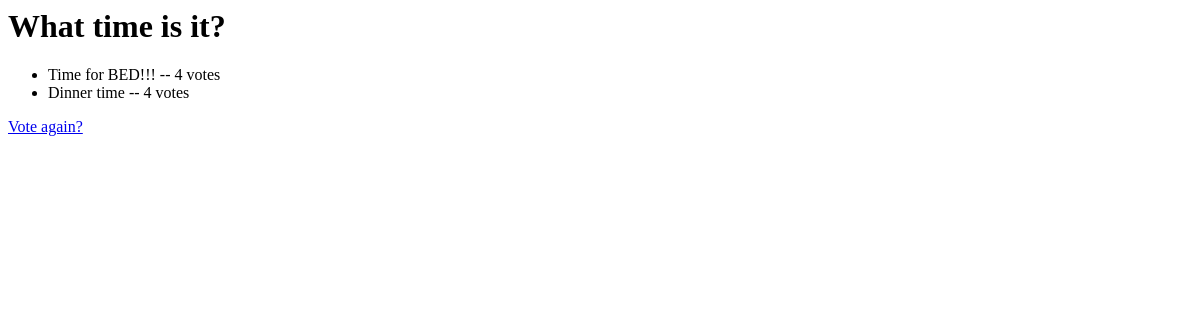
/polls/1/results/, run on an earlier commit of the app's database.
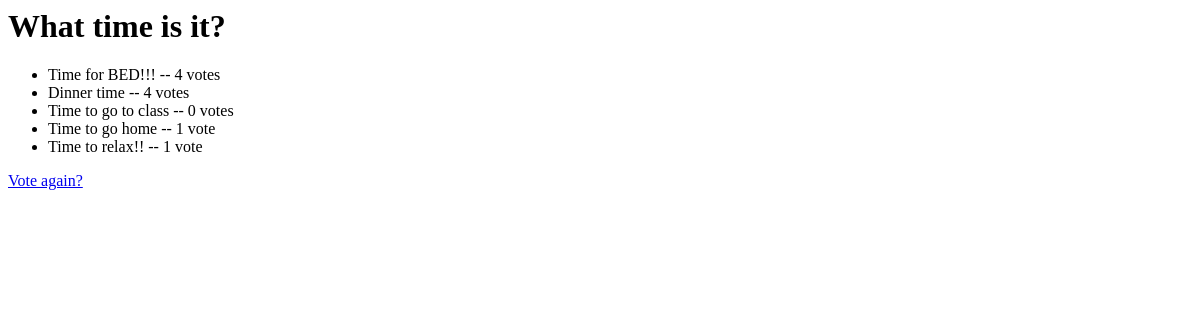
And on a later commit of the database.
### polls/models.py (models this page shows, shortened)
class Choice(models.Model):
    question = models.ForeignKey(Question, on_delete=models.CASCADE)
    choice_text = models.CharField(max_length=200)
    votes = models.IntegerField(default=0)

### polls/views.py (the view)
# urls.py: path("<int:pk>/results/", views.ResultsView.as_view(), name="results"),
class ResultsView(generic.DetailView):
    model = Question
    template_name = "polls/results.html"
    def get_queryset(self):
        return Question.objects.filter(pub_date__lte=timezone.now())

### polls/templates/polls/results.html
<h1>{{ question.question_text }}</h1>
<ul>
{% for choice in question.choice_set.all %}
    <li>{{ choice.choice_text }} -- {{ choice.votes }} vote{{ choice.votes|pluralize }}</li>
{% endfor %}
</ul>
<a href="{% url 'polls:detail' question.id %}">Vote again?</a>

What changed in the data, as far as the page shows it:
added Choice: choice_text "Time to go to class", votes "0"
added Choice: choice_text "Time to go home", votes "1"
added Choice: choice_text "Time to relax!!", votes "1"
